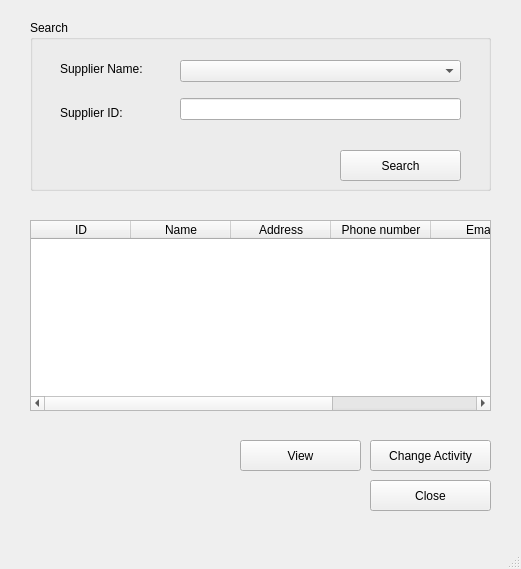
<?xml version="1.0" encoding="UTF-8"?>
<ui version="4.0">
 <class>MainWindow</class>
 <widget class="QMainWindow" name="MainWindow">
  <property name="geometry">
   <rect>
    <x>0</x>
    <y>0</y>
    <width>521</width>
    <height>569</height>
   </rect>
  </property>
  <property name="windowTitle">
   <string>MainWindow</string>
  </property>
  <widget class="QWidget" name="centralwidget">
   <widget class="QGroupBox" name="searched">
    <property name="geometry">
     <rect>
      <x>30</x>
      <y>20</y>
      <width>461</width>
      <height>171</height>
     </rect>
    </property>
    <property name="title">
     <string>Search</string>
    </property>
    <widget class="QPushButton" name="searchButton">
     <property name="geometry">
      <rect>
       <x>310</x>
       <y>130</y>
       <width>121</width>
       <height>31</height>
      </rect>
     </property>
     <property name="text">
      <string>Search</string>
     </property>
    </widget>
    <widget class="QWidget" name="layoutWidget">
     <property name="geometry">
      <rect>
       <x>150</x>
       <y>30</y>
       <width>281</width>
       <height>82</height>
      </rect>
     </property>
     <layout class="QVBoxLayout" name="verticalLayout">
      <item>
       <widget class="QComboBox" name="supplier_name"/>
      </item>
      <item>
       <widget class="QLineEdit" name="supplier_id">
        <property name="text">
         <string/>
        </property>
       </widget>
      </item>
     </layout>
    </widget>
    <widget class="QWidget" name="layoutWidget">
     <property name="geometry">
      <rect>
       <x>30</x>
       <y>30</y>
       <width>103</width>
       <height>81</height>
      </rect>
     </property>
     <layout class="QVBoxLayout" name="verticalLayout_2">
      <item>
       <widget class="QLabel" name="label">
        <property name="text">
         <string>Supplier Name:</string>
        </property>
       </widget>
      </item>
      <item>
       <widget class="QLabel" name="label_2">
        <property name="text">
         <string>Supplier ID:</string>
        </property>
       </widget>
      </item>
     </layout>
    </widget>
   </widget>
   <widget class="QTableWidget" name="booksTableWidget">
    <property name="geometry">
     <rect>
      <x>30</x>
      <y>220</y>
      <width>461</width>
      <height>191</height>
     </rect>
    </property>
    <column>
     <property name="text">
      <string>ID</string>
     </property>
    </column>
    <column>
     <property name="text">
      <string>Name</string>
     </property>
    </column>
    <column>
     <property name="text">
      <string>Address</string>
     </property>
    </column>
    <column>
     <property name="text">
      <string>Phone number</string>
     </property>
    </column>
    <column>
     <property name="text">
      <string>Email</string>
     </property>
    </column>
    <column>
     <property name="text">
      <string>Activity status</string>
     </property>
    </column>
   </widget>
   <widget class="QPushButton" name="supp_view">
    <property name="geometry">
     <rect>
      <x>240</x>
      <y>440</y>
      <width>121</width>
      <height>31</height>
     </rect>
    </property>
    <property name="text">
     <string>View</string>
    </property>
   </widget>
   <widget class="QPushButton" name="closeButton">
    <property name="geometry">
     <rect>
      <x>370</x>
      <y>480</y>
      <width>121</width>
      <height>31</height>
     </rect>
    </property>
    <property name="text">
     <string>Close</string>
    </property>
   </widget>
   <widget class="QPushButton" name="changeActivityStatus">
    <property name="geometry">
     <rect>
      <x>370</x>
      <y>440</y>
      <width>121</width>
      <height>31</height>
     </rect>
    </property>
    <property name="text">
     <string>Change Activity</string>
    </property>
   </widget>
  </widget>
  <widget class="QMenuBar" name="menubar">
   <property name="geometry">
    <rect>
     <x>0</x>
     <y>0</y>
     <width>521</width>
     <height>26</height>
    </rect>
   </property>
  </widget>
  <widget class="QStatusBar" name="statusbar"/>
 </widget>
 <resources/>
 <connections/>
</ui>
